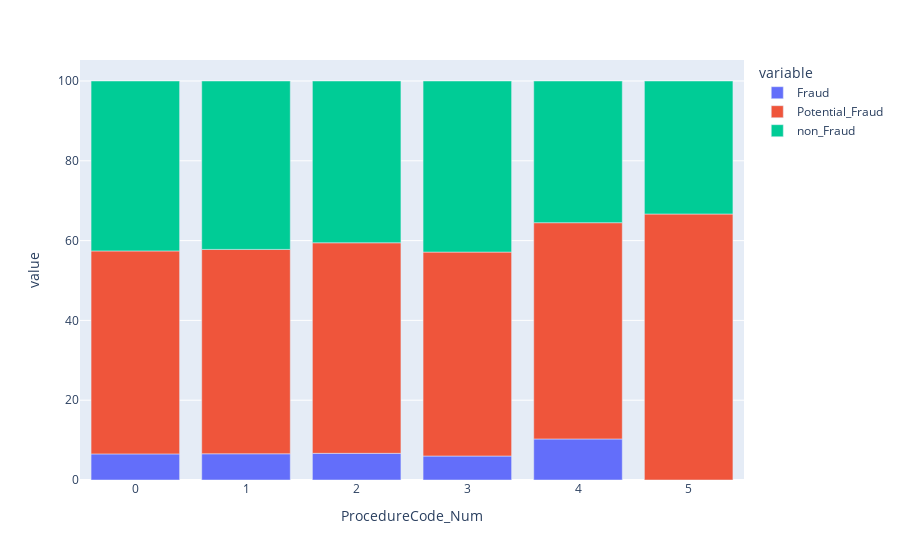

Here is the notebook cell this chart was saved with:
### Code cell
fig8 = in_pro.plot.bar(x='ProcedureCode_Num', y=['Fraud',
                                            'Potential_Fraud',
                                            'non_Fraud'])

fig8.show()

### Figure 1 — Plotly figure (JSON) as saved in the notebook; plotly's stock layout.template omitted (floating-point values rounded to 4 significant figures)
{"data": [{"alignmentgroup": "True", "hovertemplate": "variable=Fraud<br>ProcedureCode_Num=%{x}<br>value=%{y}<extra></extra>", "legendgroup": "Fraud", "marker": {"color": "#636efa"}, "name": "Fraud", "offsetgroup": "Fraud", "orientation": "v", "showlegend": true, "textposition": "auto", "type": "bar", "x": [0, 1, 2, 3, 4, 5], "xaxis": "x", "y": [6.539, 6.573, 6.683, 6.007, 10.28, 0], "yaxis": "y"}, {"alignmentgroup": "True", "hovertemplate": "variable=Potential_Fraud<br>ProcedureCode_Num=%{x}<br>value=%{y}<extra></extra>", "legendgroup": "Potential_Fraud", "marker": {"color": "#EF553B"}, "name": "Potential_Fraud", "offsetgroup": "Potential_Fraud", "orientation": "v", "showlegend": true, "textposition": "auto", "type": "bar", "x": [0, 1, 2, 3, 4, 5], "xaxis": "x", "y": [50.87, 51.22, 52.77, 51.12, 54.21, 66.67], "yaxis": "y"}, {"alignmentgroup": "True", "hovertemplate": "variable=non_Fraud<br>ProcedureCode_Num=%{x}<br>value=%{y}<extra></extra>", "legendgroup": "non_Fraud", "marker": {"color": "#00cc96"}, "name": "non_Fraud", "offsetgroup": "non_Fraud", "orientation": "v", "showlegend": true, "textposition": "auto", "type": "bar", "x": [0, 1, 2, 3, 4, 5], "xaxis": "x", "y": [42.59, 42.21, 40.54, 42.87, 35.51, 33.33], "yaxis": "y"}], "layout": {"barmode": "relative", "legend": {"title": {"text": "variable"}, "tracegroupgap": 0}, "margin": {"t": 60}, "xaxis": {"anchor": "y", "domain": [0, 1], "title": {"text": "ProcedureCode_Num"}}, "yaxis": {"anchor": "x", "domain": [0, 1], "title": {"text": "value"}}}}
